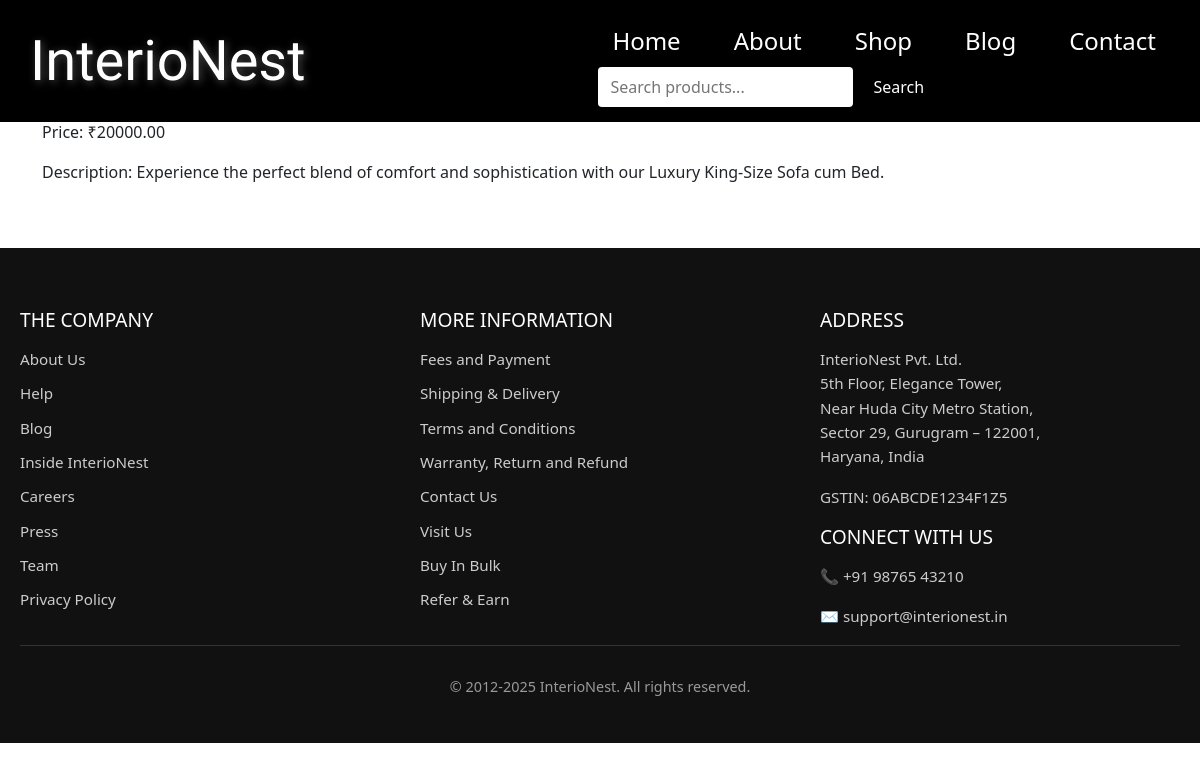
/product/1/, run on the app's committed database.
### main/models.py (models this page shows, shortened)
class Product(models.Model):
    name = models.CharField(max_length=100)
    price = models.DecimalField(max_digits=10, decimal_places=2)
    image = models.ImageField(upload_to='products/')
    description = models.TextField(blank=True)
    is_latest = models.BooleanField(default=False)  # ✅ New field
    is_offer = models.BooleanField(default=False)  # ✅ For Offer Zone

### main/views.py (the view)
# urls.py: path('product/<int:product_id>/', views.product_detail_view, name='product_detail'),
def product_detail_view(request, product_id):
    product = get_object_or_404(Product, id=product_id)
    return render(request, 'main/product_detail.html', {'product': product})

### main/templates/main/product_detail.html (shortened to what this page needs)
{% extends "base.html" %}
{% block content %}
<div class="container py-5">
  <h2>{{ product.name }}</h2>
  <p>Price: ₹{{ product.price }}</p>
  <p>Description: {{ product.description }}</p>
</div>
{% endblock %}

### data on the page
Product: price "20000.00", description "Experience the perfect blend of comfort and sophistication with our Luxury King-Size Sofa cum Bed."
